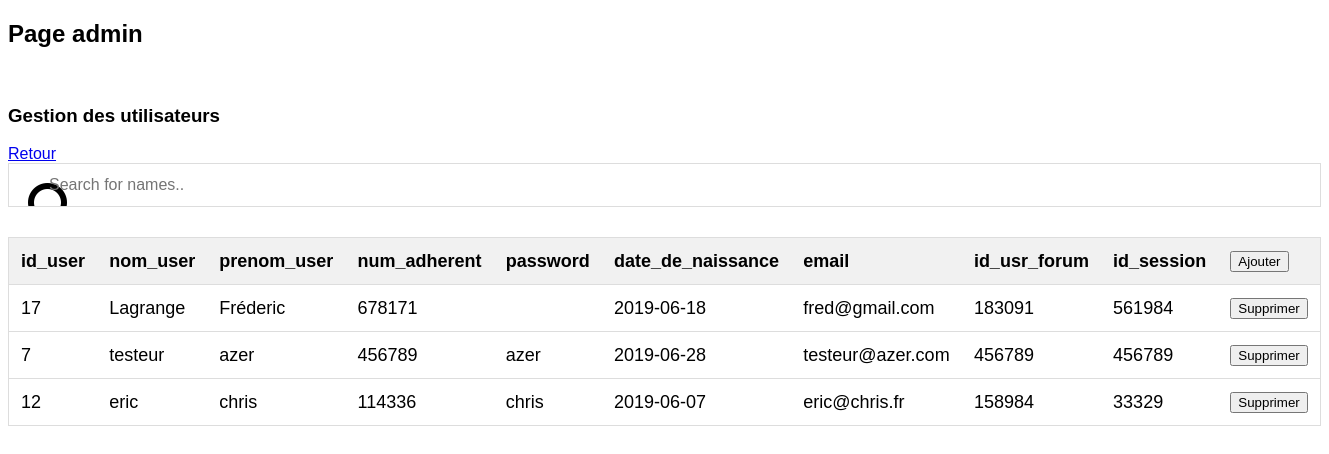
The page /pages/php/admin_users.php on the database its author committed.
### tables this page shows
CREATE TABLE IF NOT EXISTS `users` (
  `id_usr` int(11) NOT NULL AUTO_INCREMENT,
  `nom_usr` varchar(50) NOT NULL,
  `prenom_usr` varchar(50) NOT NULL,
  `num_adherent` int(50) NOT NULL,
  `password` varchar(50) NOT NULL,
  `date_de_naissance` date NOT NULL,
  `email` varchar(50) NOT NULL,
  `id_usr_forum` int(11) NOT NULL,
  `id_session` int(11) NOT NULL,
  PRIMARY KEY (`id_usr`)
);

### pages/php/admin_users.php (the view, shortened to what this page needs)
<?php
include_once('../../scripts/php/cookie.php');
?>
<!DOCTYPE html>
<html>
<head>
	<link type="text/css" href="../../styles/index.css" rel="stylesheet" />
    <link rel="stylesheet" href="https://cdnjs.cloudflare.com/ajax/libs/font-awesome/4.7.0/css/font-awesome.min.css">
</head>
<body>
<h2>Page admin</h2>
<br/>
<h3>Gestion des utilisateurs</h3>
<a href="admin.php">Retour</a>
<form name="myform">
  <input type="text" id="myInput" onkeyup="myFunction()" placeholder="Search for names.." title="Type in a name">
</form>
<br>
<?php
    $dsn = 'mysql:dbname=ludotheque;host=127.0.0.1';
    $user = 'root';
    $password = '';
    try{
        $bdd=new PDO($dsn,$user,$password);
        $req = $bdd->query("SELECT * FROM Users");
?>
          <table id="myTable">
            <tr class="header">
              <th>id_user</th>
              <th>nom_user</th>
              <th>prenom_user</th>
              <th>num_adherent</th>
              <th>password</th>
              <th>date_de_naissance</th>
              <th>email</th>
              <th>id_usr_forum</th>
              <th>id_session</th>
              <th>
                <form name="myform3" action="admin_users.php" method="post">
                      <input type="submit" id="ajout_id" name="ajout_user" value="Ajouter">
                </form>
              </th>
            </tr>
            <?php
            while ($data = $req->fetch())
            {
            ?>
                <tr>
                  <td><?php echo $data["id_usr"]; ?></td>
                  <td><?php echo $data["nom_usr"]; ?></td>
                  <td><?php echo $data["prenom_usr"]; ?></td>
                  <td><?php echo $data["num_adherent"]; ?></td>
                  <td><?php echo $data["password"]; ?></td>
                  <td><?php echo $data["date_de_naissance"]; ?></td>
                  <td><?php echo $data["email"]; ?></td>
                  <td><?php echo $data["id_usr_forum"]; ?></td>
                  <td><?php echo $data["id_session"]; ?></td>
                  <td>
                    <form name="myform2" action="admin_users.php" method="post">
                      <input type="submit" id="supp_id" name="supp1" value="Supprimer">
                    </form>
                  </td>
                </tr>
            <?php
            }
    }catch(EXCEPTION $e){
      die("erreur de connection a pdo".$e->getMessage());
    }
            ?>
          </table>
          <br>
<br>
<br>
<br>
</body>
</html>

### styles/index.css (style rules this page uses)
* { box-sizing:border-box }
body { font-family: Arial, Helvetica, sans-serif; }
* { box-sizing: border-box; }
#myInput { background-image: url('../assets/ic_search.png'); background-position: 10px 10px; background-repeat: no-repeat; width: 100%; font-size: 16px; padding: 12px 20px 12px 40px; border: 1px solid #ddd; margin-bottom: 12px; }
#myTable { border-collapse: collapse; width: 100%; border: 1px solid #ddd; font-size: 18px; }
#myTable td { text-align: left; padding: 12px; }
#myTable th { text-align: left; padding: 12px 12px; }
#myTable tr { border-bottom: 1px solid #ddd; }
#myTable tr.header, #myTable tr:hover { background-color: #f1f1f1; }

### rows shown on the page
users: id_usr "17", nom_usr "Lagrange", prenom_usr "Fréderic", num_adherent "678171", date_de_naissance "2019-06-18", email "fred@gmail.com", id_usr_forum "183091", id_session "561984"
users: id_usr "7", nom_usr "testeur", prenom_usr "azer", num_adherent "456789", password "azer", date_de_naissance "2019-06-28", email "testeur@azer.com", id_usr_forum "456789", id_session "456789"
users: id_usr "12", nom_usr "eric", prenom_usr "chris", num_adherent "114336", password "chris", date_de_naissance "2019-06-07", email "eric@chris.fr", id_usr_forum "158984", id_session "33329"
